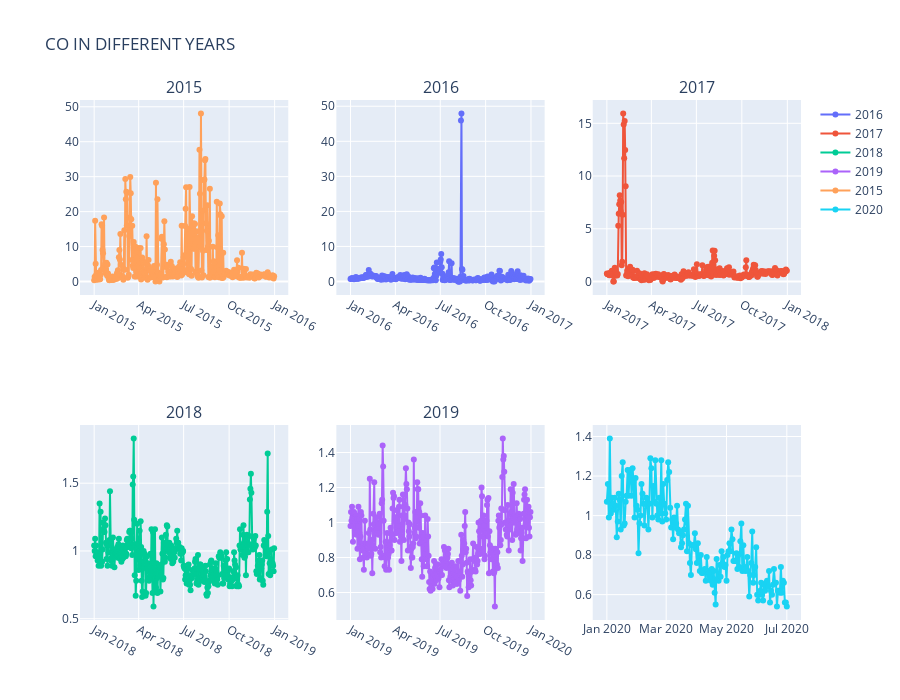

Notebook code for this chart:
### Code cell
from plotly.subplots import make_subplots
fig = make_subplots(rows=2, cols=3,subplot_titles=("2015","2016", "2017", "2018","2019"))
fig.add_trace(
    go.Scatter(
    name ="2016",
    mode = "lines+markers",
    y = aqi_level_16.iloc[:,2],
    x = aqi_level_16.iloc[:,1]),
    row = 1 ,col =2)


fig.add_trace(go.Scatter(
    name ="2017",
    mode = "lines+markers",
    y = aqi_level_17.iloc[:,2],
    x = aqi_level_17.iloc[:,1]),
    row=1, col=3
)

    
    


fig.add_trace(go.Scatter(
    name ="2018",
    mode = "lines+markers",
    y = aqi_level_18.iloc[:,2],
    x = aqi_level_18.iloc[:,1]),
    row=2, col=1
)

fig.add_trace(go.Scatter(
    name ="2019",
    mode = "lines+markers",
    y = aqi_level_19.iloc[:,2],
    x = aqi_level_19.iloc[:,1]),
    row=2, col=2
)

fig.add_trace(go.Scatter(
    name ="2015",
    mode = "lines+markers",
    y = aqi_level_15.iloc[:,2],
    x = aqi_level_15.iloc[:,1]),
    row=1, col=1
)
fig.add_trace(go.Scatter(name="2020",
                         mode = "lines+markers", 
                         y = aqi_level_20.iloc[:,2],
                         x = aqi_level_20.iloc[:,1]),
                         row = 2,col = 3)
fig.update_layout(title_text="CO IN DIFFERENT YEARS", height=700)
fig.show()

### Figure 1 — Plotly figure (JSON) as saved in the notebook; plotly's stock layout.template omitted (floating-point values rounded to 4 significant figures; data arrays with more than 128 entries replaced by an {"elided": "..."} marker saying what was removed)
{"data": [{"mode": "lines+markers", "name": "2016", "type": "scatter", "x": {"elided": "366 str values"}, "xaxis": "x2", "y": {"elided": "366 float values"}, "yaxis": "y2"}, {"mode": "lines+markers", "name": "2017", "type": "scatter", "x": {"elided": "365 str values"}, "xaxis": "x3", "y": {"elided": "365 float values"}, "yaxis": "y3"}, {"mode": "lines+markers", "name": "2018", "type": "scatter", "x": {"elided": "365 str values"}, "xaxis": "x4", "y": {"elided": "365 float values"}, "yaxis": "y4"}, {"mode": "lines+markers", "name": "2019", "type": "scatter", "x": {"elided": "365 str values"}, "xaxis": "x5", "y": {"elided": "365 float values"}, "yaxis": "y5"}, {"mode": "lines+markers", "name": "2015", "type": "scatter", "x": {"elided": "365 str values"}, "xaxis": "x", "y": {"elided": "365 float values"}, "yaxis": "y"}, {"mode": "lines+markers", "name": "2020", "type": "scatter", "x": {"elided": "183 str values"}, "xaxis": "x6", "y": {"elided": "183 float values"}, "yaxis": "y6"}], "layout": {"annotations": [{"font": {"size": 16}, "showarrow": false, "text": "2015", "x": 0.1444, "xanchor": "center", "xref": "paper", "y": 1, "yanchor": "bottom", "yref": "paper"}, {"font": {"size": 16}, "showarrow": false, "text": "2016", "x": 0.5, "xanchor": "center", "xref": "paper", "y": 1, "yanchor": "bottom", "yref": "paper"}, {"font": {"size": 16}, "showarrow": false, "text": "2017", "x": 0.8556, "xanchor": "center", "xref": "paper", "y": 1, "yanchor": "bottom", "yref": "paper"}, {"font": {"size": 16}, "showarrow": false, "text": "2018", "x": 0.1444, "xanchor": "center", "xref": "paper", "y": 0.375, "yanchor": "bottom", "yref": "paper"}, {"font": {"size": 16}, "showarrow": false, "text": "2019", "x": 0.5, "xanchor": "center", "xref": "paper", "y": 0.375, "yanchor": "bottom", "yref": "paper"}], "height": 700, "title": {"text": "CO IN DIFFERENT YEARS"}, "xaxis": {"anchor": "y", "domain": [0, 0.2889]}, "xaxis2": {"anchor": "y2", "domain": [0.3556, 0.6444]}, "xaxis3": {"anchor": "y3", "domain": [0.7111, 1]}, "xaxis4": {"anchor": "y4", "domain": [0, 0.2889]}, "xaxis5": {"anchor": "y5", "domain": [0.3556, 0.6444]}, "xaxis6": {"anchor": "y6", "domain": [0.7111, 1]}, "yaxis": {"anchor": "x", "domain": [0.625, 1]}, "yaxis2": {"anchor": "x2", "domain": [0.625, 1]}, "yaxis3": {"anchor": "x3", "domain": [0.625, 1]}, "yaxis4": {"anchor": "x4", "domain": [0, 0.375]}, "yaxis5": {"anchor": "x5", "domain": [0, 0.375]}, "yaxis6": {"anchor": "x6", "domain": [0, 0.375]}}}
